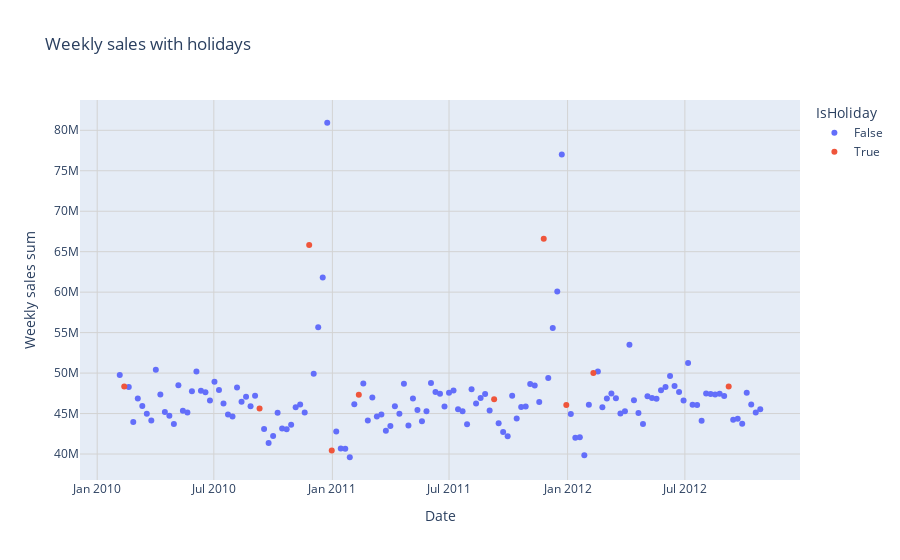

The code cell stored with this chart in its notebook:
### Code cell
t = data.groupby(['Date','IsHoliday'])['Weekly_Sales'].sum().reset_index()
fig = px.scatter(t, x='Date', y = 'Weekly_Sales',color='IsHoliday',title="Weekly sales with holidays")
fig.update_yaxes(categoryorder='total ascending',title="Weekly sales sum",
    showgrid=True, gridcolor='lightgray', gridwidth=1)
fig.update_xaxes(categoryorder='total descending',
    showgrid=True, gridcolor='lightgray', gridwidth=1,title="Date")
fig.show()

### Figure 1 — Plotly figure (JSON) as saved in the notebook; plotly's stock layout.template omitted (floating-point values rounded to 4 significant figures; data arrays with more than 128 entries replaced by an {"elided": "..."} marker saying what was removed)
{"data": [{"hovertemplate": "IsHoliday=False<br>Date=%{x}<br>Weekly_Sales=%{y}<extra></extra>", "legendgroup": "False", "marker": {"color": "#636efa", "symbol": "circle"}, "mode": "markers", "name": "False", "orientation": "v", "showlegend": true, "type": "scatter", "x": {"elided": "133 str values"}, "xaxis": "x", "y": {"elided": "133 float values"}, "yaxis": "y"}, {"hovertemplate": "IsHoliday=True<br>Date=%{x}<br>Weekly_Sales=%{y}<extra></extra>", "legendgroup": "True", "marker": {"color": "#EF553B", "symbol": "circle"}, "mode": "markers", "name": "True", "orientation": "v", "showlegend": true, "type": "scatter", "x": ["2010-02-12T00:00:00", "2010-09-10T00:00:00", "2010-11-26T00:00:00", "2010-12-31T00:00:00", "2011-02-11T00:00:00", "2011-09-09T00:00:00", "2011-11-25T00:00:00", "2011-12-30T00:00:00", "2012-02-10T00:00:00", "2012-09-07T00:00:00"], "xaxis": "x", "y": [48340000.0, 45630000.0, 65820000.0, 40432519, 47340000.0, 46760000.0, 66590000.0, 46040000.0, 50010000.0, 48330000.0], "yaxis": "y"}], "layout": {"legend": {"title": {"text": "IsHoliday"}, "tracegroupgap": 0}, "title": {"text": "Weekly sales with holidays"}, "xaxis": {"anchor": "y", "categoryorder": "total descending", "domain": [0, 1], "gridcolor": "lightgray", "gridwidth": 1, "showgrid": true, "title": {"text": "Date"}}, "yaxis": {"anchor": "x", "categoryorder": "total ascending", "domain": [0, 1], "gridcolor": "lightgray", "gridwidth": 1, "showgrid": true, "title": {"text": "Weekly sales sum"}}}}
